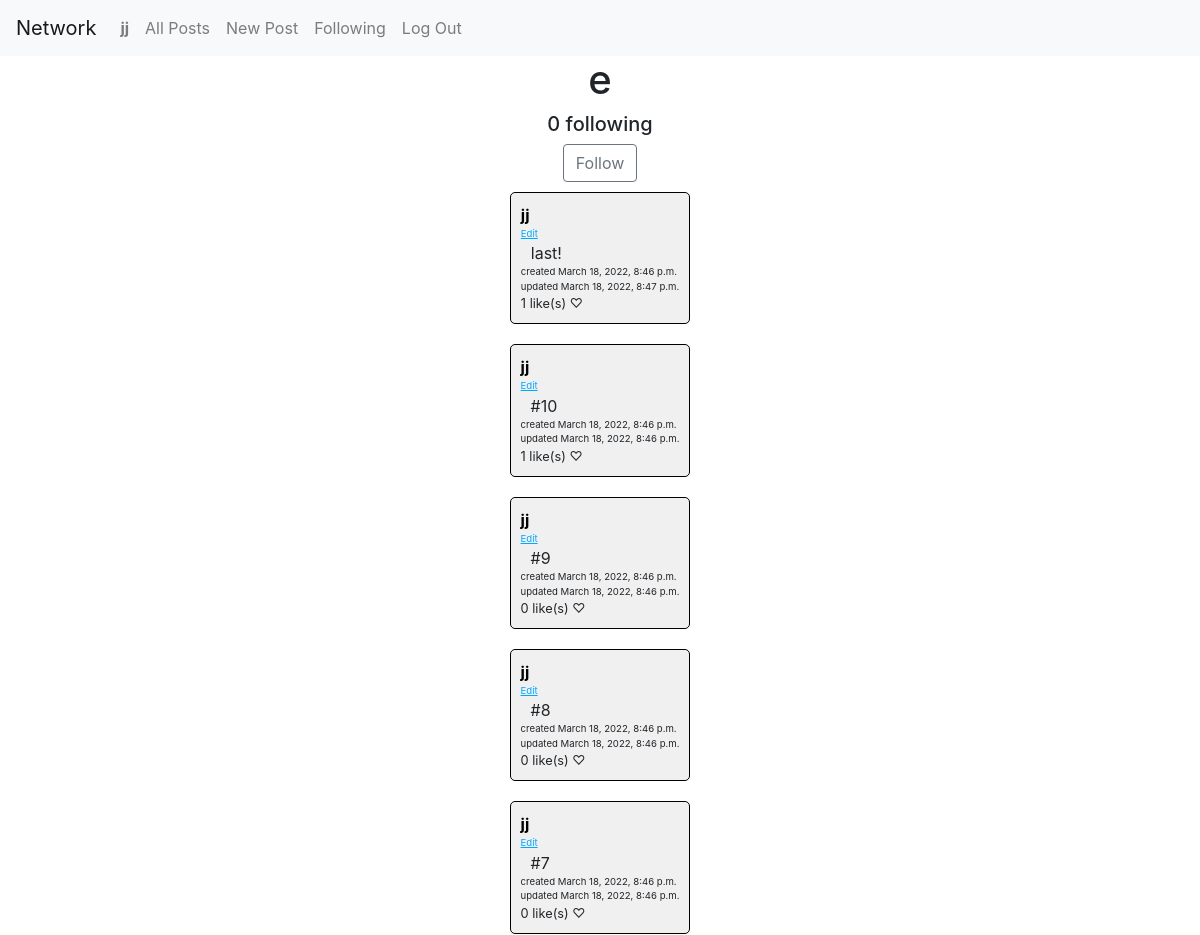
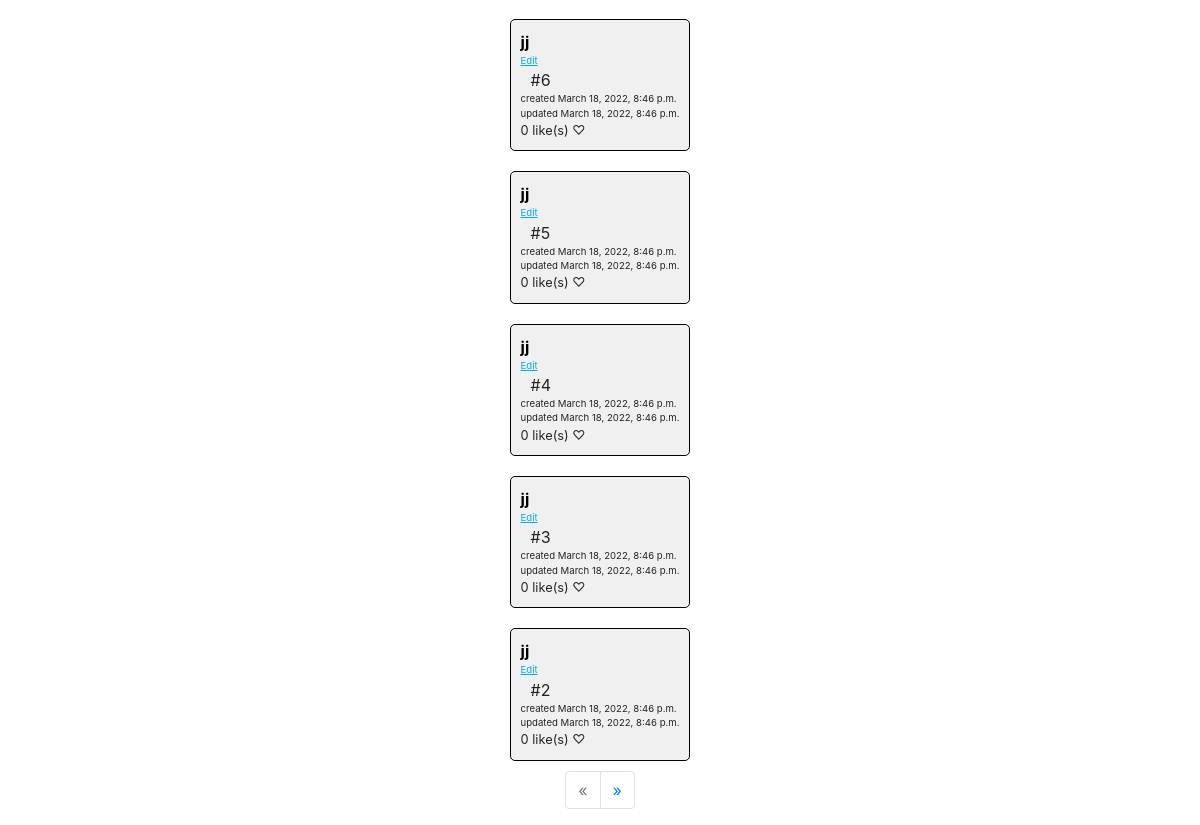
The app's page /profile/4 (signed in) with its own data (2 pictures, top to bottom).
### network/models.py (models this page shows, shortened)
class User(AbstractUser):
    liked_posts = models.ManyToManyField(
        "Post", related_name="liked", blank=True)
    followed_users = models.ManyToManyField(
        "self", related_name="users_following", blank=True, symmetrical=False)

class Post(models.Model):
    user = models.ForeignKey(
        User, on_delete=models.CASCADE, related_name="posts")
    content = models.TextField()
    created_at = models.DateTimeField(auto_now_add=True)
    updated_at = models.DateTimeField(auto_now=True)

### network/views.py (the view)
# urls.py: path("profile/<int:id>", views.profile, name="profile"),
def profile(request, id):
    user = User.objects.get(id=id)
    page = request.GET.get("page", 1)
    posts = Post.objects.order_by("-created_at")
    paginator = Paginator(posts, 10)
    page_obj = paginator.get_page(page)
    return render(request, "network/profile.html", {
        "given_user": user,
        "page_obj": page_obj,
        "is_following": request.user in user.followed_users.all()
    })

### network/templatetags/helpers.py (called while the page is built)
@register.filter
def all(queryset):
    return queryset.all()

### network/templates/network/profile.html
{% extends "network/layout.html" %}
{% load helpers %}
{% block body %}
  <h1>{{ given_user.username }}</h1>
  <h5>{{ given_user.followed_users|all|length }} following</h5>
  {% if request.user.is_authenticated and not request.user == given_user %}
    <button class="btn btn-outline-secondary follow-button {% if is_following %}following{% endif %}">{% if is_following %}Unfollow{% else %}Follow{% endif %}</button>
  {% endif %}
  {% for post in page_obj.object_list %}
    {% include "post.html" with post=post %}
  {% endfor %}
  <ul class="pagination">
    {% if not page_obj.has_previous %}
      <li class="page-item disabled" tabindex="-1" aria-disabled="true">
        <span class="page-link">&laquo;</span>
      </li>
    {% else %}
      <li class="page-item">
        <a class="page-link" href="?page={{ page_obj.previous_page_number }}">&laquo;</a>
      </li>
    {% endif %}
    {% if not page_obj.has_next %}
      <li class="page-item disabled" tabindex="-1" aria-disabled="true">
        <span class="page-link">&raquo;</span>
      </li>
    {% else %}
      <li class="page-item">
        <a class="page-link" href="?page={{ page_obj.next_page_number }}">&raquo;</a>
      </li>
    {% endif %}
  </ul>
{% endblock %}

### network/templates/network/layout.html (shortened to what this page needs)
{% load static %}
<!DOCTYPE html>
<html lang="en">
    <head>
        <link rel="stylesheet" href="https://stackpath.bootstrapcdn.com/bootstrap/4.4.1/css/bootstrap.min.css">
        <link href="{% static 'network/styles.css' %}" rel="stylesheet">
    </head>
    <body>
        <nav class="navbar navbar-expand-lg navbar-light bg-light">
            <a class="navbar-brand" href="#">Network</a>
            <div>
              <ul class="navbar-nav mr-auto">
                {% if user.is_authenticated %}
                    <li class="nav-item">
                        <a class="nav-link" href="{% url 'profile' user.id %}"><strong>{{ user.username }}</strong></a>
                    </li>
                {% endif %}
                <li class="nav-item">
                  <a class="nav-link" href="{% url 'index' %}">All Posts</a>
                </li>
                {% if user.is_authenticated %}
                    <li class="nav-item">
                      <a class="nav-link" href="{% url 'new-post' %}">New Post</a>
                    </li>
                    <li class="nav-item">
                        <a class="nav-link" href="{% url 'following' %}">Following</a>
                    </li>
                    <li class="nav-item">
                        <a class="nav-link" href="{% url 'logout' %}">Log Out</a>
                    </li>
                {% endif %}
              </ul>
            </div>
          </nav>
        <div class="body">
            {% block body %}
            {% endblock %}
        </div>
    </body>
</html>

### network/templates/post.html
{% load helpers %}
<div class="post" id="post-{{ post.id }}" data-post-id="{{ post.id }}">
    <a href="{% url 'profile' post.user.id %}" class="post-author">{{ post.user }}</a>
    {% if request.user == post.user %}
      <span class="post-edit">Edit</span>
    {% endif %}
    <span class="post-content">{{ post.content }}</span>
    <span class="post-created-at">created {{ post.created_at }}</span>
    <span class="post-updated-at">updated {{ post.updated_at }}</span>
    <div class="post-likes-container">
      <span class="post-likes">{{ post.liked|all|length }} like(s)</span>
      {% if post in request.user.liked_posts|all %}
        <span class="post-like post-liked">♥</span>
      {% else %}
        <span class="post-like">♡</span>
      {% endif %}
    </div>
</div>

### network/static/network/styles.css (style rules this page uses)
.body { display: flex; flex-direction: column; align-items: center; justify-content: center; }
.post-author { font-weight: bolder; display: block; }
.post-content { display: block; padding-left: 10px; }
.post-created-at, .post-updated-at { display: block; font-size: 0.6em; }
.post-likes-container { display: block; font-size: 0.8em; }
.post-edit { display: block; font-size: 0.6em; color: #00a8ff; text-decoration: underline; cursor: pointer; }
.post { margin: 10px; padding: 10px; border: 1px solid black; border-radius: 5px; background-color: #f0f0f0; }
.post-author { color: black; }
.post-like { cursor: pointer; }

### records on screen
User: username "jj"
User: username "e", followed_users|all "0"
Post: user "jj", shows "Edit", content "last!", created_at "March 18, 2022, 8:46 p.m.", updated_at "March 18, 2022, 8:47 p.m.", liked|all "1"
Post: user "jj", shows "Edit", content "#10", created_at "March 18, 2022, 8:46 p.m.", updated_at "March 18, 2022, 8:46 p.m.", liked|all "1"
Post: user "jj", shows "Edit", content "#9", created_at "March 18, 2022, 8:46 p.m.", updated_at "March 18, 2022, 8:46 p.m.", liked|all "0"
Post: user "jj", shows "Edit", content "#8", created_at "March 18, 2022, 8:46 p.m.", updated_at "March 18, 2022, 8:46 p.m.", liked|all "0"
Post: user "jj", shows "Edit", content "#7", created_at "March 18, 2022, 8:46 p.m.", updated_at "March 18, 2022, 8:46 p.m.", liked|all "0"
Post: user "jj", shows "Edit", content "#6", created_at "March 18, 2022, 8:46 p.m.", updated_at "March 18, 2022, 8:46 p.m.", liked|all "0"
Post: user "jj", shows "Edit", content "#5", created_at "March 18, 2022, 8:46 p.m.", updated_at "March 18, 2022, 8:46 p.m.", liked|all "0"
Post: user "jj", shows "Edit", content "#4", created_at "March 18, 2022, 8:46 p.m.", updated_at "March 18, 2022, 8:46 p.m.", liked|all "0"
Post: user "jj", shows "Edit", content "#3", created_at "March 18, 2022, 8:46 p.m.", updated_at "March 18, 2022, 8:46 p.m.", liked|all "0"
Post: user "jj", shows "Edit", content "#2", created_at "March 18, 2022, 8:46 p.m.", updated_at "March 18, 2022, 8:46 p.m.", liked|all "0"
